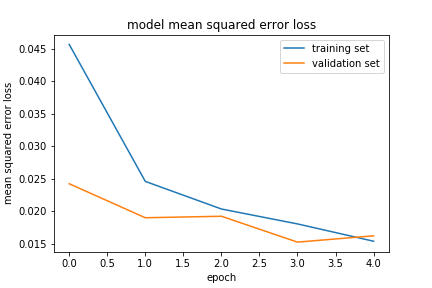

Source code (Python):
# importing os module  
# for reading files
import os 
import csv
import cv2
import sklearn
import random
import numpy as np #matrix math
import matplotlib.pyplot as plt
from keras.models import load_model
#The Sequential container is a linear stack of layers
from keras.models import Sequential
#to save our model periodically as checkpoints for loading later
from keras.callbacks import ModelCheckpoint
from keras.callbacks import EarlyStopping
from keras.layers.core import Dense, Dropout, Flatten, Lambda
from keras.layers.convolutional import Convolution2D, Cropping2D
from sklearn.model_selection import train_test_split #to split out training and testing data 
from random import shuffle


samples = []

with open('data/driving_log.csv') as csvfile:
    reader = csv.reader(csvfile, delimiter=';')
    header = next(reader) # pass the first line
    for line in reader:
        samples.append(line)



train_samples, validation_samples = train_test_split(samples, test_size=0.2)

############################################################################
###                         Image augmentation                           ###
############################################################################
"""
def add_random_shadow(img):
    new_img = cv2.cvtColor(img, cv2.COLOR_BGR2YUV)
    h,w = new_img.shape[0:2]
    mid = np.random.randint(0,w)
    factor = np.random.uniform(0.6,0.8)
    if np.random.rand() > .5:
        new_img[:,0:mid,0] = (new_img[:,0:mid,0] * factor).astype('uint8')
    else:
        new_img[:,mid:w,0] = (new_img[:,mid:w,0] * factor).astype('uint8')
    new_img = cv2.cvtColor(new_img, cv2.COLOR_YUV2BGR)
    return new_img

def augment_brightness(img):
    # convert image to hsv for easier brightness modification
    hsv = cv2.cvtColor(img, cv2.COLOR_BGR2HSV)  
    brightness = np.random.uniform(0.5, 1.5)
    hsv[:, :, 2] = np.clip(hsv[:, :, 2] * brightness, 0, 255)
    new_img = cv2.cvtColor(hsv, cv2.COLOR_HSV2BGR)
    return new_img

def augment_img(img):
    aug_img = augment_brightness(img)
    aug_img = add_random_shadow(aug_img)
    return aug_img
"""    
###########################################################################

def path(path):
    filename = os.path.normpath(path).split('\\')[-1]
    current_path =  './data/IMG/' + filename
    return current_path

def process_image(path):
    img = cv2.imread(path)
    #img_aug = augment_img(img)
    #img = cv2.cvtColor(img_aug, cv2.COLOR_BGR2YUV)
    img = cv2.cvtColor(img, cv2.COLOR_BGR2YUV)
    return img




def generator(samples, batch_size=32):
    num_samples = len(samples)
    while 1: # Loop forever so the generator never terminates
        shuffle(samples)
        for offset in range(0, num_samples, batch_size):
            batch_samples = samples[offset:offset+batch_size]
     
            car_images = []
            steering_angles = []
            
            for batch_sample in batch_samples:

                # read in images from center, left and right cameras 
                img_center  = process_image(path(batch_sample[0]))
                img_left = process_image(path(batch_sample[1]))
                img_right = process_image(path(batch_sample[2]))
                
                
                steering_center = float(batch_sample[3])
                # create adjusted steering measurements for the side camera images
                correction = 0.2 # parameter to tune
                steering_left = steering_center + correction
                steering_right = steering_center - correction
                

                
                # add images and steering angles to data set
                car_images.extend([img_center, img_left, img_right])
                steering_angles.extend([steering_center, steering_left, steering_right])

            augmented_images = []
            augmented_angles = []
            for (image, angle) in zip(car_images, steering_angles):
                augmented_images.append(image)
                augmented_angles.append(angle)
                augmented_images.append(cv2.flip(image, 1))
                augmented_angles.append(angle * -1.0)

            
            
            X_train = np.array(augmented_images)
            y_train = np.array(augmented_angles)
            yield sklearn.utils.shuffle(X_train, y_train)

            
            

# Set our batch size
batch_size=32

# compile and train the model using the generator function
train_generator = generator(train_samples, batch_size=batch_size)
validation_generator = generator(validation_samples, batch_size=batch_size)


# create model
model = Sequential()
# Preprocess incoming data, centered around zero with small standard deviation 
model.add(Cropping2D(cropping=((50, 20), (0, 0)), input_shape=(160, 320, 3)))
model.add(Lambda(lambda x: x/127.5 - 1.))
model.add(Convolution2D(24, (5, 5), strides=(2, 2), padding='valid', activation='relu'))
model.add(Convolution2D(36, (5, 5), strides=(2, 2), padding='valid', activation='relu'))
model.add(Convolution2D(48, (5, 5), strides=(2, 2), padding='valid', activation='relu'))
model.add(Convolution2D(64, (3, 3), strides=(1, 1), padding='valid', activation='relu'))
model.add(Convolution2D(64, (3, 3), strides=(1, 1), padding='valid', activation='relu'))
model.add(Flatten())
model.add(Dropout(0.5))
model.add(Dense(512, activation='relu'))
model.add(Dropout(0.5))
model.add(Dense(128, activation='relu'))
model.add(Dropout(0.5))
model.add(Dense(32, activation='relu'))
model.add(Dense(1))


checkpoint = ModelCheckpoint(filepath='model-{epoch:03d}.h5', monitor='val_loss', save_best_only=True)
stopper = EarlyStopping(monitor='val_loss', min_delta=0.0003, patience=5)

# Compile model
model.compile(loss='mse', optimizer='adam')

model.summary()

# Fit the model
history_object = model.fit_generator(train_generator, 
                steps_per_epoch=len(train_samples)/batch_size, 
                validation_data=validation_generator, 
                validation_steps=len(validation_samples),
                epochs = 5,
                callbacks=[checkpoint, stopper],                     
                verbose = 1)

# Save the model
model.save('model.h5')

### print the keys contained in the history object
print(history_object.history.keys())



# summarize history for loss
plt.plot(history_object.history['loss'])
plt.plot(history_object.history['val_loss'])
plt.title('Model mean squared error loss')
plt.ylabel('Mean squared error loss')
plt.xlabel('Epoch')
plt.legend(['Training set', 'Validation set'], loc='upper right')
plt.savefig('model.png')
plt.show()
                       